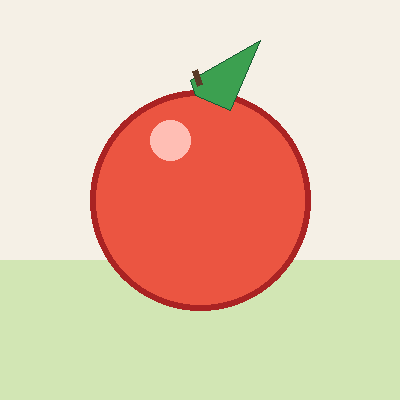
#> input picture Introduction/fruit.png, 400 x 400 px
$ jupyter execute image_basics.ipynb
#> lines starting #> are read from the running program, lines starting #| are printed output that depends on the picture
[cell 1]
# Black & White
# Grayscale conversion utility
# color ke liye 3 channel hota hai (R, G, B) (0-255)*3
# Grayscale me sirf 1 channel hota hai (intensity) (0-255)
import cv2
import numpy as np
import matplotlib.pyplot as plt

# Image read
img = cv2.imread('fruit.png')
#> img is the input picture: shape (400, 400, 3); mean B, G, R 173.7, 198.7, 227.9
cv2.imshow('Original Image', img)
cv2.waitKey(0)

[cell 2]
# Grayscale conversion
import cv2
img = cv2.imread('fruit.png')
gray_img = cv2.cvtColor(img, cv2.COLOR_BGR2GRAY)
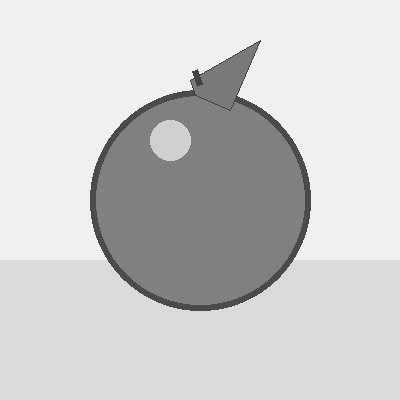
#> gray_img: shape (400, 400); min 66, max 240, mean 204.4
print(gray_img.shape)  # (height, width)
#| (400, 400)
cv2.imshow('Grayscale Image', gray_img)
cv2.waitKey(0)

[cell 3]
import cv2
import numpy as np
img = cv2.imread('fruit.png')
imgBlue = img[:,:,0]
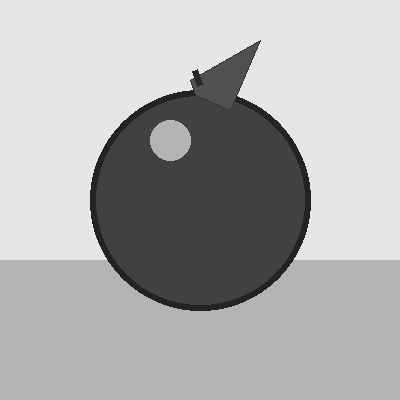
#> imgBlue: shape (400, 400); min 35, max 230, mean 173.7
imgGreen = img[:, :, 1]
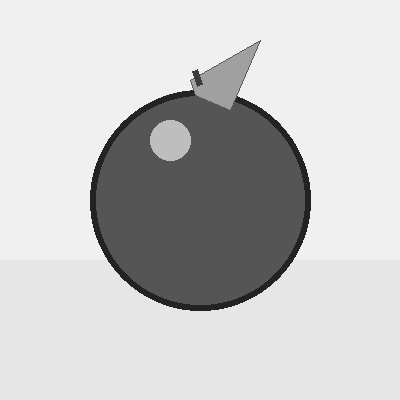
#> imgGreen: shape (400, 400); min 35, max 240, mean 198.7
imgRed = img[:, :, 2]
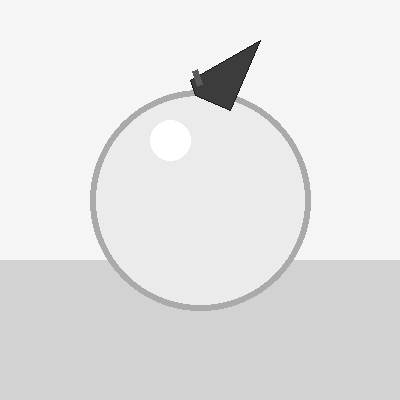
#> imgRed: shape (400, 400); min 25, max 255, mean 227.9
new_img = np.hstack((imgRed, imgRed, imgRed))
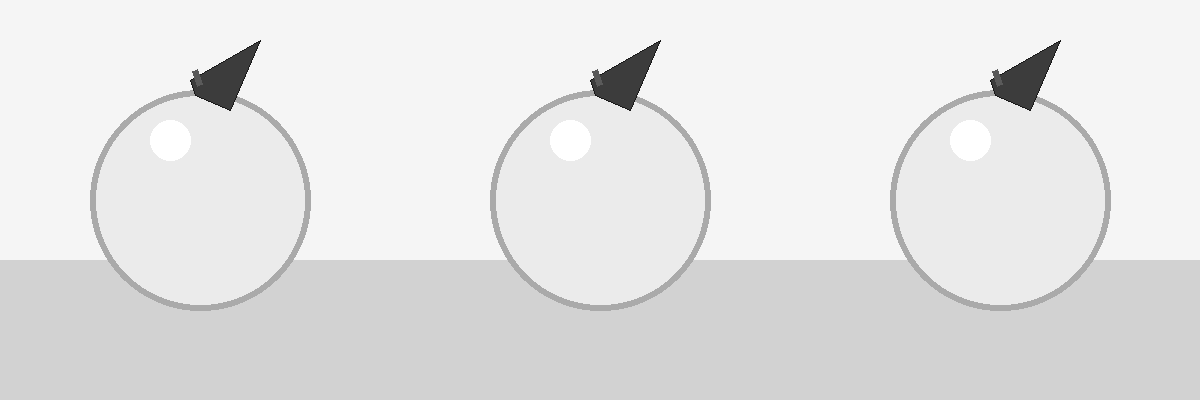
#> new_img: shape (400, 1200); min 25, max 255, mean 227.9
cv2.imshow('Red Channel Image', new_img)
cv2.waitKey(0)
cv2.destroyAllWindows()

[cell 4]
import cv2
img = cv2.imread('fruit.png')
img_resized = cv2.resize(img, (300, 200))
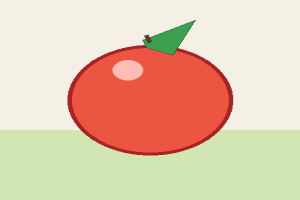
#> img_resized: shape (200, 300, 3); mean B, G, R 173.7, 198.7, 227.9
cv2.imshow('Resized Image', img_resized)
cv2.waitKey(0)

[cell 5]
import cv2
import numpy as np
img = cv2.imread('fruit.png')
img_resized = cv2.resize(img,(img.shape[1]//2, img.shape[0]//2)) # Resize by half
#> img_resized: shape (200, 200, 3)
cv2.imshow('Resized Image', img_resized)
print(img_resized.shape)
#| (200, 200, 3)
cv2.waitKey(0)

[cell 6]
# flip image
# three codes for flip
# 0 - vertical flip
# 1 - horizontal flip
# -1 - both axes flip
import cv2
img = cv2.imread('fruit.png')
flipped_img = cv2.flip(img, 0)  # 1 for horizontal flip
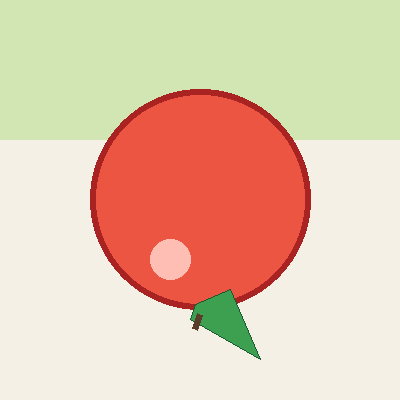
#> flipped_img: shape (400, 400, 3); mean B, G, R 173.7, 198.7, 227.9
cv2.imshow('Flipped Image', flipped_img)
cv2.waitKey(0)

[cell 7]
# crop image
import cv2
img = cv2.imread('fruit.png')
cropped_img = img[50:200, 100:300]  # Crop region ## basic slicing X width y height
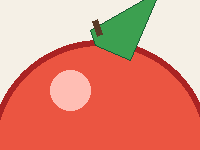
#> cropped_img: shape (150, 200, 3); mean B, G, R 124.4, 143.6, 223.9
cv2.imshow('Cropped Image', cropped_img)
cv2.waitKey(0)

[cell 8]
## how to save image
import cv2
img = cv2.imread('fruit.png')
cv2.imwrite('saved_fruit.png', img)
cv2.imshow('Saved Image', img)
cv2.waitKey(0)

[cell 9]
# Drawing Shapes and Text on Images
import cv2
import numpy as np
# read an image
img = np.zeros((500, 500, 3))
## RECTANGLE
cv2.rectangle(img,pt1=(50, 50), pt2=(200, 200), color=(0, 255, 0), thickness=3)  # Green rectangle with thickness 3
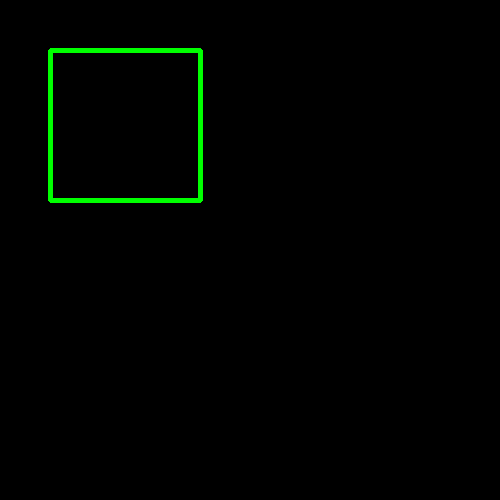
#> img: shape (500, 500, 3) float64; mean B, G, R 0, 3, 0
## circle
cv2.circle(img, center=(300, 300), radius=50, color=(255, 0, 0), thickness=-1)  # Filled blue circle
## line
cv2.line(img, pt1=(0, 0), pt2=(500, 500), color=(0, 0, 255), thickness=2)  # Red line
## text
cv2.putText(img, text='Hello OpenCV', org=(50, 400), fontFace=cv2.FONT_HERSHEY_SIMPLEX, fontScale=1, color=(255, 255, 255), thickness=2)
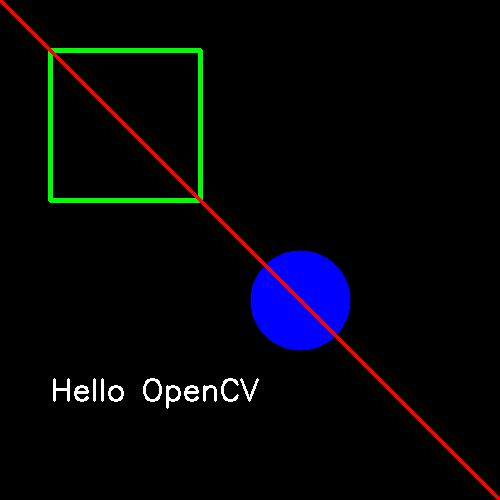
#> img: shape (500, 500, 3) float64; mean B, G, R 9.1, 4.5, 4
## show image
cv2.imshow('Black Image', img)
cv2.waitKey(0)
